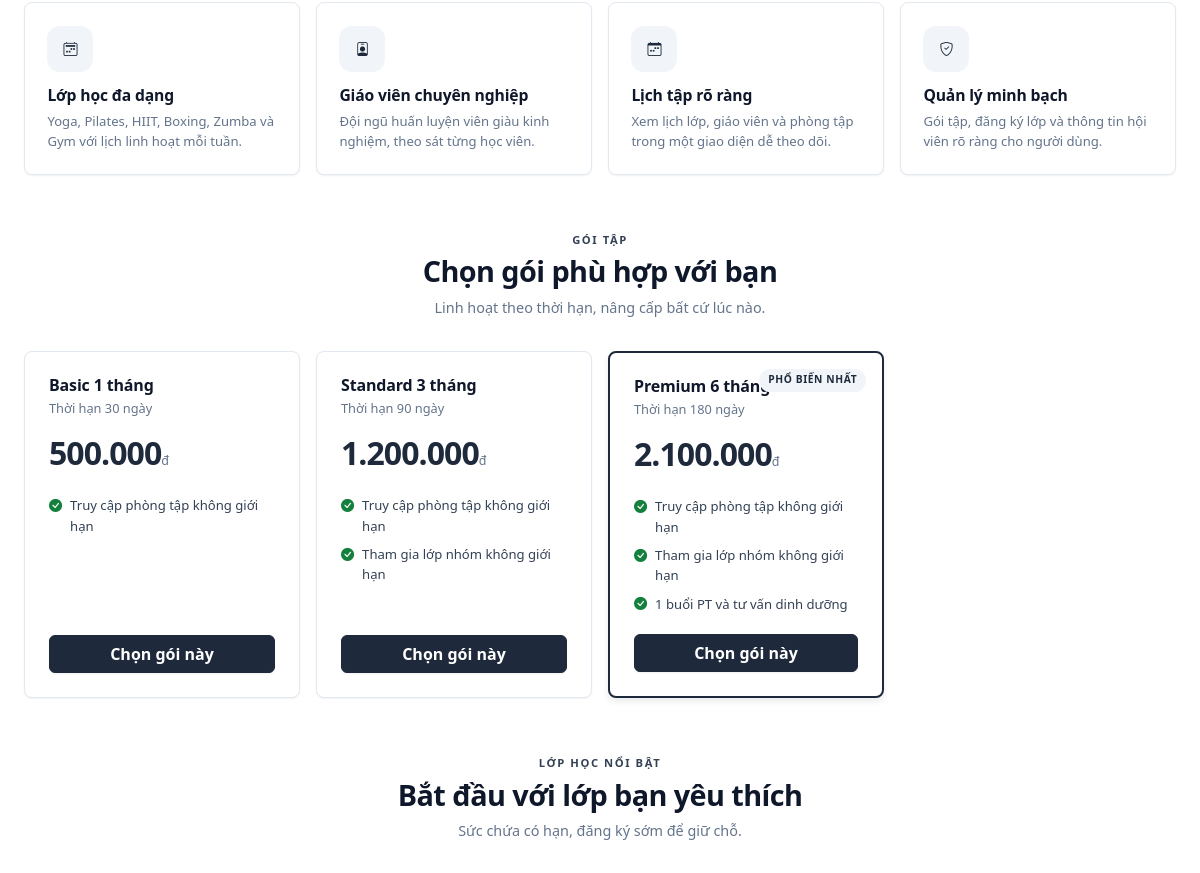
Before: / (middle part) with the older database file.
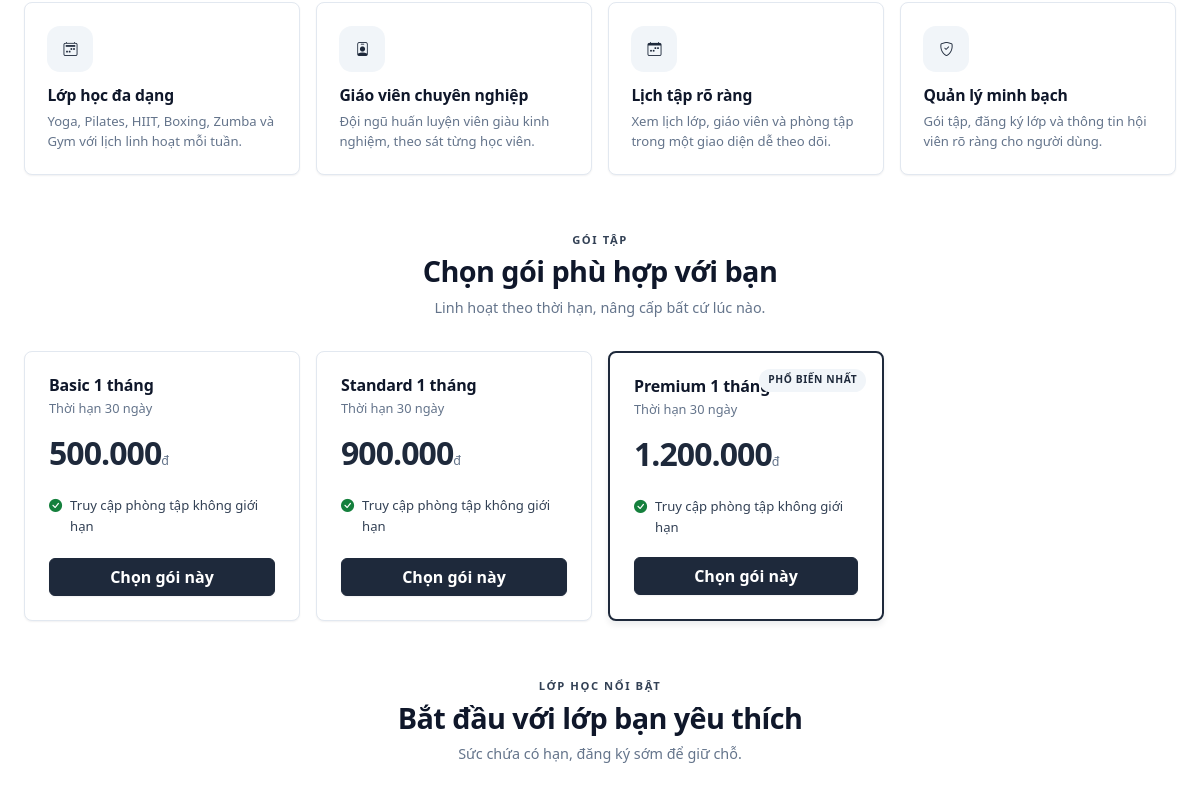
After: the same page with the newer database file.
### tables this page shows
CREATE TABLE `goi_tap` (
  `id` int(10) unsigned NOT NULL AUTO_INCREMENT,
  `ten_goi` varchar(100) NOT NULL,
  `thoi_han_ngay` int(11) NOT NULL,
  `gia` bigint(20) NOT NULL,
  `mo_ta` text DEFAULT NULL,
  `cap_do` varchar(20) NOT NULL DEFAULT 'basic',
  `trang_thai` varchar(20) NOT NULL DEFAULT 'dang_ban',
  `deleted_at` datetime DEFAULT NULL,
  `created_at` datetime NOT NULL DEFAULT current_timestamp(),
  `updated_at` datetime NOT NULL DEFAULT current_timestamp() ON UPDATE current_timestamp(),
  PRIMARY KEY (`id`)
);

### common/functions.php (called while the page is built, shortened)
<?php
function common_root_url(): string
{
    $script = str_replace('\\', '/', (string) ($_SERVER['SCRIPT_NAME'] ?? ''));
    $directory = trim(basename(dirname($script)), '/');
    return rtrim(dirname($script), '/');
}
function common_url(string $path = '/'): string
{
    $path = '/' . ltrim($path, '/');
    $map = [
        '/' => '/index.php',
        '/login' => '/login.php',
        '/register' => '/register.php',
        '/admin' => '/admin/index.php',
        '/customer' => '/customer/index.php',
        '/instructor' => '/instructor/index.php',
    ];
    if (isset($map[$path])) {
        $path = $map[$path];
    } elseif (
        !str_contains($path, '.')
        && !str_contains($path, '#')
        && !str_starts_with($path, '/common/')
    ) {
        $path .= '.php';
    }
    return common_root_url() . $path;
}
function url(string $path = '/'): string
{
    return common_url($path);
}
function e(mixed $value): string
{
    return htmlspecialchars((string) $value, ENT_QUOTES, 'UTF-8');
}

### common/bootstrap.php (called while the page is built, shortened)
<?php
require_once __DIR__ . '/functions.php';
require_once __DIR__ . '/components/ui.php';
function common_db(): mysqli
{
    static $db = null;
    if ($db === null) {
        $db = require __DIR__ . '/mysql/connect_mysql.php';
    }
    return $db;
}

### common/data/common.php (called while the page is built, shortened)
<?php
function view_db(): mysqli
{
    return common_db();
}
function view_cast_ints(array $rows, array $keys): array
{
    foreach ($rows as &$row) {
        foreach ($keys as $key) {
            if (isset($row[$key])) {
                $row[$key] = (int) $row[$key];
            }
        }
    }
    return $rows;
}

### common/data/shared.php (called while the page is built, shortened)
<?php
function data_packages(): array
{
    $sql = "
        SELECT gt.id, gt.ten_goi AS name, gt.thoi_han_ngay AS days, gt.gia AS price, gt.cap_do AS level,
               (SELECT COUNT(*) FROM dang_ky_goi d
                 WHERE d.goi_tap_id = gt.id AND d.trang_thai = 'da_thanh_toan') AS sold,
               gt.trang_thai AS status, gt.mo_ta AS `desc`
        FROM goi_tap gt
        WHERE gt.deleted_at IS NULL
        ORDER BY gt.id
    ";
    return view_cast_ints(view_db()->query($sql)->fetch_all(MYSQLI_ASSOC), ['id', 'days', 'price', 'sold']);
}

### index.php (the view, shortened to what the changed rows need)
<?php
require __DIR__ . '/common/bootstrap.php';
$packages = data_packages();
?>
<!DOCTYPE html>
<html lang="vi">
<head>
    <link rel="stylesheet" href="<?= e(url('/common/assets/vendor/bootstrap/bootstrap.min.css')) ?>">
    <link rel="stylesheet" href="<?= e(url('/common/assets/vendor/bootstrap-icons/bootstrap-icons.css')) ?>">
    <link rel="stylesheet" href="<?= e(url('/common/assets/css/tokens.css')) ?>">
    <link rel="stylesheet" href="<?= e(url('/common/assets/css/app.css')) ?>?v=5">
    <link rel="stylesheet" href="<?= e(url('/common/assets/css/pages.css')) ?>?v=5">
</head>
<body>
<div class="public-shell">
                <span class="brand-mark"><?= icon('activity') ?></span>
    <main id="main-content">
<section class="public-section pt-0" id="packages">
    <div class="public-section-head">
        <h2>Chọn gói phù hợp với bạn</h2>
    </div>
    <div class="row g-3">
        <?php foreach (array_slice($packages, 0, 4) as $index => $package): ?>
            <div class="col-md-6 col-lg-3">
                <div class="price-card<?= $index === 2 ? ' featured' : '' ?>">
                    <?php if ($index === 2): ?><span class="ribbon">Phổ biến nhất</span><?php endif; ?>
                    <h3><?= e($package['name']) ?></h3>
                    <p class="text-muted-2 text-small mb-0">Thời hạn <?= e((string) $package['days']) ?> ngày</p>
                    <div class="price"><?= e(number_format((float) $package['price'], 0, ',', '.')) ?><small>đ</small></div>
                    <ul>
                        <li><span class="tick"><?= icon('check-circle-fill') ?></span> Truy cập phòng tập không giới hạn</li>
                        <?php if ($package['days'] >= 90): ?>
                            <li><span class="tick"><?= icon('check-circle-fill') ?></span> Tham gia lớp nhóm không giới hạn</li>
                        <?php endif; ?>
                        <?php if ($package['days'] >= 180): ?>
                            <li><span class="tick"><?= icon('check-circle-fill') ?></span> 1 buổi PT và tư vấn dinh dưỡng</li>
                        <?php endif; ?>
                    </ul>
                    <a class="btn btn-primary w-100" href="<?= e(url('/register')) ?>">Chọn gói này</a>
                </div>
            </div>
        <?php endforeach; ?>
    </div>
</section>
<section class="public-section pt-0" id="classes">
    <div class="public-section-head">
        <h2>Bắt đầu với lớp bạn yêu thích</h2>
    </div>
</section>
    </main>
</div>
<?php require __DIR__ . '/common/partials/foot.php'; ?>

### common/components/ui.php (shortened to what the changed rows need)
<?php
if (!function_exists('icon')) {
    function icon(string $name, string $class = ''): string
    {
        $name = preg_replace('/[^a-z0-9-]/i', '', $name) ?: 'circle';
        return '<i class="bi bi-' . e($name) . ($class !== '' ? ' ' . e($class) : '') . '" aria-hidden="true"></i>';
    }
}

Changed rows visible on the page:
changed goi_tap: ten_goi "Standard 3 tháng" → "Standard 1 tháng"; thoi_han_ngay "90" → "30"; gia "1.200.000" → "900.000"; no longer shows "Tham gia lớp nhóm không giới hạn"
changed goi_tap: ten_goi "Premium 6 tháng" → "Premium 1 tháng"; thoi_han_ngay "180" → "30"; gia "2.100.000" → "1.200.000"; no longer shows "Tham gia lớp nhóm không giới hạn 1 buổi PT và tư vấn dinh dưỡng"
